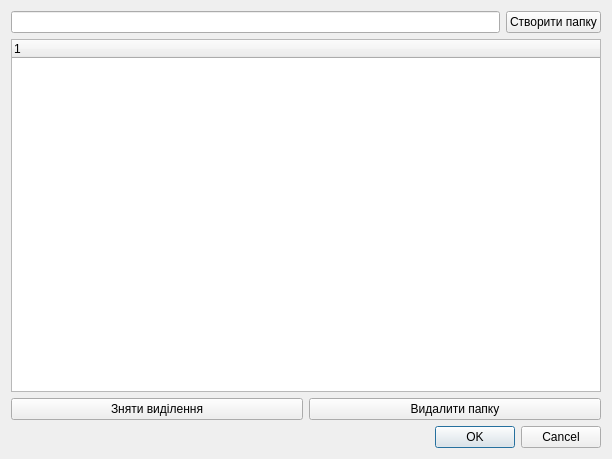
<?xml version="1.0" encoding="UTF-8"?>
<ui version="4.0">
 <class>FolderManagerDialog</class>
 <widget class="QDialog" name="FolderManagerDialog">
  <property name="geometry">
   <rect>
    <x>0</x>
    <y>0</y>
    <width>612</width>
    <height>459</height>
   </rect>
  </property>
  <property name="windowTitle">
   <string>Dialog</string>
  </property>
  <layout class="QVBoxLayout" name="verticalLayout">
   <item>
    <layout class="QHBoxLayout" name="horizontalLayout">
     <item>
      <widget class="QLineEdit" name="newFolderLineEdit"/>
     </item>
     <item>
      <widget class="QPushButton" name="createFolderButton">
       <property name="text">
        <string>Створити папку</string>
       </property>
      </widget>
     </item>
    </layout>
   </item>
   <item>
    <widget class="QTreeWidget" name="folderTreeWidget">
     <column>
      <property name="text">
       <string/>
      </property>
     </column>
    </widget>
   </item>
   <item>
    <layout class="QHBoxLayout" name="horizontalLayout_2">
     <item>
      <widget class="QPushButton" name="deselectButton">
       <property name="text">
        <string>Зняти виділення</string>
       </property>
      </widget>
     </item>
     <item>
      <widget class="QPushButton" name="deleteFolderButton">
       <property name="text">
        <string>Видалити папку</string>
       </property>
      </widget>
     </item>
    </layout>
   </item>
   <item>
    <widget class="QDialogButtonBox" name="buttonBox">
     <property name="orientation">
      <enum>Qt::Orientation::Horizontal</enum>
     </property>
     <property name="standardButtons">
      <set>QDialogButtonBox::StandardButton::Cancel|QDialogButtonBox::StandardButton::Ok</set>
     </property>
    </widget>
   </item>
  </layout>
 </widget>
 <resources/>
 <connections>
  <connection>
   <sender>buttonBox</sender>
   <signal>accepted()</signal>
   <receiver>FolderManagerDialog</receiver>
   <slot>accept()</slot>
   <hints>
    <hint type="sourcelabel">
     <x>248</x>
     <y>254</y>
    </hint>
    <hint type="destinationlabel">
     <x>157</x>
     <y>274</y>
    </hint>
   </hints>
  </connection>
  <connection>
   <sender>buttonBox</sender>
   <signal>rejected()</signal>
   <receiver>FolderManagerDialog</receiver>
   <slot>reject()</slot>
   <hints>
    <hint type="sourcelabel">
     <x>316</x>
     <y>260</y>
    </hint>
    <hint type="destinationlabel">
     <x>286</x>
     <y>274</y>
    </hint>
   </hints>
  </connection>
 </connections>
</ui>
